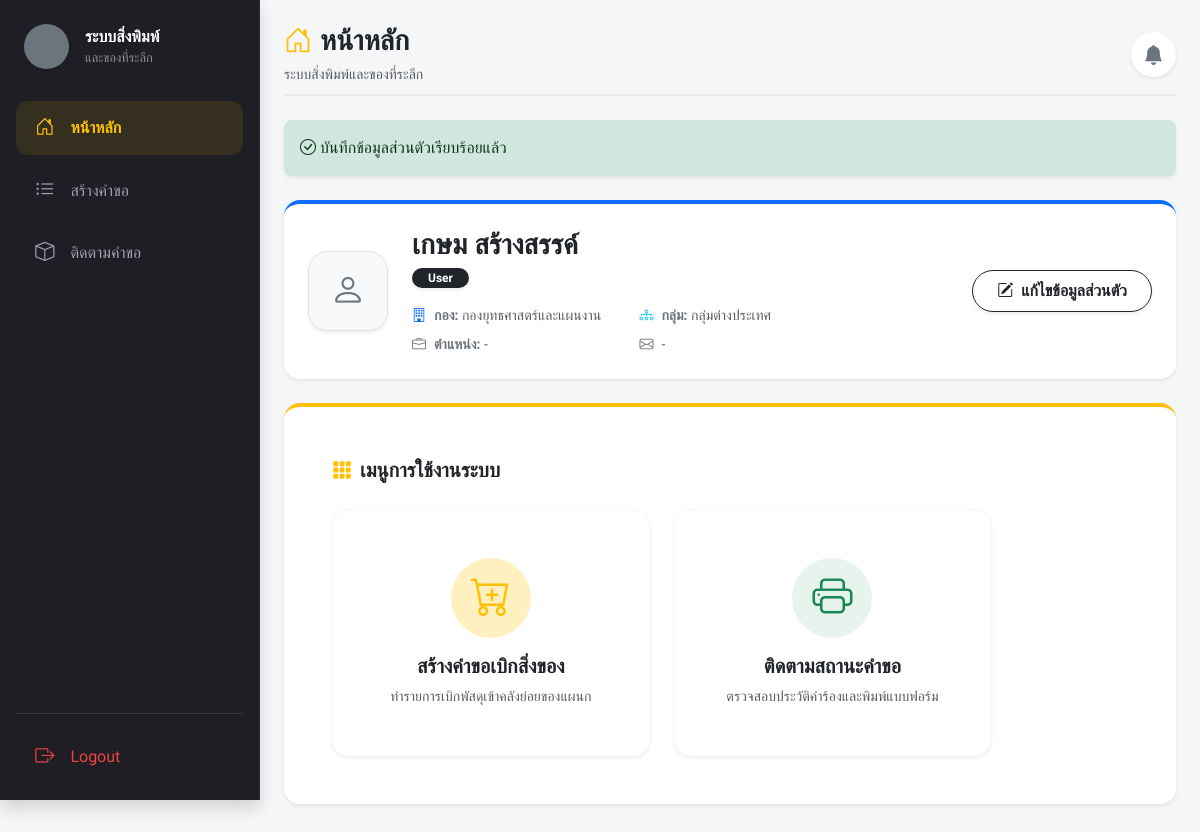
Page / (signed in) on the committed database.
### tables this page shows
CREATE TABLE `users` (
  `user_id` int(11) NOT NULL,
  `username` varchar(50) NOT NULL,
  `password` varchar(255) NOT NULL,
  `full_name` varchar(100) DEFAULT NULL,
  `email` varchar(150) DEFAULT NULL,
  `department_id` int(11) DEFAULT NULL,
  `sub_department_id` int(11) DEFAULT NULL,
  `employment_type_id` int(11) DEFAULT NULL,
  `position` varchar(100) DEFAULT NULL,
  `phone_number` varchar(20) DEFAULT NULL,
  `role` varchar(20) DEFAULT 'User'
);

CREATE TABLE `departments` (
  `department_id` int(11) NOT NULL,
  `department_name` varchar(100) DEFAULT NULL
);

CREATE TABLE `sub_departments` (
  `sub_department_id` int(11) NOT NULL,
  `department_id` int(11) NOT NULL,
  `sub_department_name` varchar(100) NOT NULL
);

### views/user/home.php (the view, shortened to what this page needs)
<?php
$stmtUser = $pdo->prepare('
    SELECT u.*, d.department_name, sd.sub_department_name, et.type_name
    FROM users u
    LEFT JOIN departments d ON u.department_id = d.department_id
    LEFT JOIN sub_departments sd ON u.sub_department_id = sd.sub_department_id
    LEFT JOIN employment_types et ON u.employment_type_id = et.employment_type_id
    WHERE u.user_id = ?
');
$stmtUser->execute([$_SESSION['user_id']]);
$user = $stmtUser->fetch();
$success = $_SESSION['profile_success'] ?? '';
?>
<div class="d-flex justify-content-between align-items-center mb-4 pb-2" style="border-bottom: 2px solid #e9ecef;">
    <div>
        <h3 class="fw-bolder mb-1 text-dark">
            <i class="bi bi-house-door text-warning me-2"></i>หน้าหลัก
        </h3>
        <span class="text-muted small">ระบบสิ่งพิมพ์และของที่ระลึก</span>
    </div>
    <div class="dropdown">
        <button class="btn btn-white bg-white border-0 position-relative shadow-sm rounded-circle p-2" type="button" data-bs-toggle="dropdown" aria-expanded="false" style="width: 45px; height: 45px;">
            <i class="bi bi-bell-fill fs-5 text-secondary"></i>
        </button>
    </div>
</div>
<?php if ($success): ?>
    <div class="alert alert-success border-0 shadow-sm rounded-3 mb-4" role="alert">
        <i class="bi bi-check-circle me-1"></i><?= htmlspecialchars($success) ?>
    </div>
<?php endif; ?>
<section class="card border-0 rounded-4 shadow-sm mb-4 border-primary border-top border-4 bg-white overflow-hidden">
    <div class="card-body p-4 d-flex align-items-center justify-content-between flex-wrap gap-3">
        <div class="d-flex align-items-center gap-3 gap-md-4">
            <div class="profile-avatar"><i class="bi bi-person"></i></div>
            <div>
                <h3 class="fw-bolder text-dark mb-1"><?= htmlspecialchars($user['full_name'] ?? 'ไม่ทราบชื่อ') ?></h3>
                <span class="badge bg-dark rounded-pill px-3 py-1 shadow-sm"><?= htmlspecialchars($user['role'] ?? 'User') ?></span>
                <div class="row g-2 text-muted small mt-2" style="max-width: 620px;">
                    <div class="col-6 d-flex align-items-center">
                        <i class="bi bi-building text-primary me-2 flex-shrink-0"></i>
                        <span><strong class="text-secondary">กอง:</strong> <?= htmlspecialchars($user['department_name'] ?? '-') ?></span>
                    </div>
                    <div class="col-6 d-flex align-items-center">
                        <i class="bi bi-diagram-3 text-info me-2 flex-shrink-0"></i>
                        <span><strong class="text-secondary">กลุ่ม:</strong> <?= htmlspecialchars($user['sub_department_name'] ?? '-') ?></span>
                    </div>
                    <div class="col-6 d-flex align-items-center">
                        <i class="bi bi-briefcase text-secondary me-2 flex-shrink-0"></i>
                        <span><strong class="text-secondary">ตำแหน่ง:</strong> <?= htmlspecialchars($user['position'] ?? '-') ?></span>
                    </div>
                    <div class="col-6 d-flex align-items-center">
                        <i class="bi bi-envelope text-secondary me-2 flex-shrink-0"></i>
                        <span><?= htmlspecialchars($user['email'] ?? '-') ?></span>
                    </div>
                </div>
            </div>
        </div>
        <a href="index.php?page=profile" class="btn btn-outline-dark fw-bold rounded-pill px-4 py-2 shadow-sm">
            <i class="bi bi-pencil-square me-1"></i> แก้ไขข้อมูลส่วนตัว
        </a>
    </div>
</section>
<section class="card border-0 shadow-sm rounded-4 bg-white p-4 p-xl-5 mb-5 border-warning border-top border-4">
    <div class="d-flex align-items-center mb-4">
        <i class="bi bi-grid-3x3-gap-fill fs-5 text-warning me-2"></i>
        <h5 class="fw-bold mb-0 text-dark">เมนูการใช้งานระบบ</h5>
    </div>
    <div class="row g-4 justify-content-start">
        <div class="col-sm-6 col-lg-5">
            <a href="index.php?page=create_request" class="text-decoration-none">
                <div class="card border border-light rounded-4 h-100 text-center p-5 hover-shadow transition-all bg-white shadow-sm">
                    <div class="d-flex justify-content-center mb-3">
                        <div class="bg-warning bg-opacity-25 rounded-circle d-flex justify-content-center align-items-center" style="width: 80px; height: 80px;"><i class="bi bi-cart-plus fs-1 text-warning"></i></div>
                    </div>
                    <h5 class="fw-bolder text-dark mb-2">สร้างคำขอเบิกสิ่งของ</h5>
                    <p class="text-muted small mb-0">ทำรายการเบิกพัสดุเข้าคลังย่อยของแผนก</p>
                </div>
            </a>
        </div>
        <div class="col-sm-6 col-lg-5">
            <a href="index.php?page=my_requests" class="text-decoration-none">
                <div class="card border border-light rounded-4 h-100 text-center p-5 hover-shadow transition-all bg-white shadow-sm position-relative">
                    <div class="d-flex justify-content-center mb-3">
                        <div class="bg-success bg-opacity-10 rounded-circle d-flex justify-content-center align-items-center" style="width: 80px; height: 80px;"><i class="bi bi-printer fs-1 text-success"></i></div>
                    </div>
                    <h5 class="fw-bolder text-dark mb-2">ติดตามสถานะคำขอ</h5>
                    <p class="text-muted small mb-0">ตรวจสอบประวัติคำร้องและพิมพ์แบบฟอร์ม</p>
                </div>
            </a>
        </div>
    </div>
</section>

### assets/css/style.css (style rules this page uses)
:root { --portal-ink: #1e1e24; --portal-yellow: #ffc107; --portal-surface: #f8f9fa; }
body { background: var(--portal-surface); }

### includes/header.php (style rules this page uses)
body, .container-fluid, .card, .btn, table, input, select { font-family: 'Prompt', sans-serif !important; }
::placeholder { color: #6c757d !important; opacity: 1 !important; }

### views/user/home.php (style rules this page uses)
.profile-avatar { width: 80px; height: 80px; display: grid; place-items: center; border: 1px solid #dce1e6; border-radius: 1.25rem; background: #f8f9fa; color: #6c757d; font-size: 2.15rem; box-shadow: 0 .125rem .25rem rgba(0, 0, 0, .075); }
.hover-shadow { transition: transform .2s ease-in-out, box-shadow .2s ease-in-out; }

### rows in the picture
users: full_name "เกษม สร้างสรรค์", role "User", department.department_name "กองยุทธศาสตร์และแผนงาน", sub_department.sub_department_name "กลุ่มต่างประเทศ", position "-", email "-"

### other values in the picture
$success "บันทึกข้อมูลส่วนตัวเรียบร้อยแล้ว"
